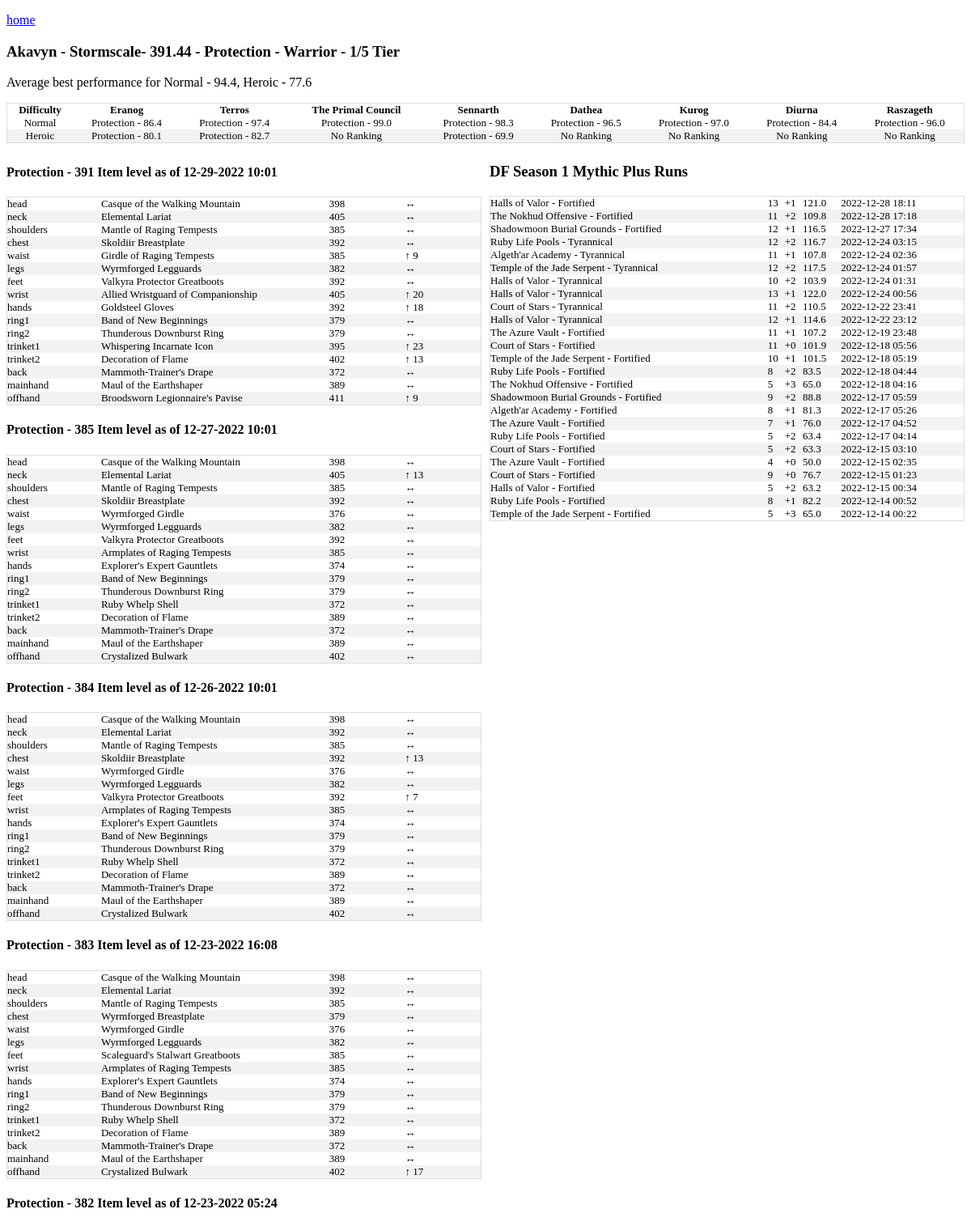
Screenshot of /us/Stormscale/Akavyn (upper part) with the database file from the repository.
### tables this page shows
CREATE TABLE warcraftlogs_raid_encounter
            (
            character_name text
            ,realm text
            ,region text
            
            ,zone int
            ,partition int
            
            ,encounter_id text
            ,encounter_name text
            ,rankPercent float
            ,medianPercent float
            ,lockedIn int
            ,totalKills int
            ,fastestKill int
            ,allstars_points float
            ,allstars_possiblePoints float
            ,allstars_partition int
            ,allstars_rank int
            ,allstars_region_rank int
            ,allstars_server_rank int
            ,allstars_rank_percent float
            ,allstars_total float
            ,spec text
            ,bestSpec text
            ,bestAmount float
            ,unique_key TEXT
            
            , difficulty text);

CREATE TABLE all_mythic_plus_runs (
    name TEXT
    ,region TEXT
    ,realm TEXT
    ,dungeon TEXT
    ,short_name TEXT
    ,mythic_level int
    ,completed_at TEXT
    ,clear_time_ms INT
    ,num_keystone_upgrades INT
    ,map_challenge_mode_id INT
    ,zone_id INT
    ,score FLOAT
    ,affixes TEXT
    ,URL TEXT 
    ,unique_key TEXT UNIQUE
    ,tyr_or_fort TEXT
    , active_spec_name TEXT, active_spec_role TEXT, class TEXT);

### app.py (the view, shortened to what this page needs)
@app.route('/<region>/<realm>/<character_name>',methods=['POST','GET'])
def character_name(region,realm,character_name):
    conn = create_connection()
    cursor = conn.cursor()
    warcraftlogs_raid = cursor.execute("""
                                        select *
                                        ,round(bestPerformanceAverage,1) as bestPerformanceAverage_round
                                          from warcraftlogs_raid
                                        where
                                        difficulty = 3
                                        and character_name ='{}'
                                        and realm = '{}'
                                        and region = '{}' """.format(character_name,realm,region)).fetchone()
    warcraftlogs_raid_heroic = cursor.execute("""
                                        select *
                                        ,round(bestPerformanceAverage,1) as bestPerformanceAverage_round
                                          from warcraftlogs_raid
                                        where
                                        difficulty = 4
                                        and character_name ='{}'
                                        and realm = '{}'
                                        and region = '{}' """.format(character_name,realm,region)).fetchone()
    warcraftlogs_encounters = cursor.execute("""select *
                                        ,round(rankPercent,1) as rankPercent_rounded
                                        from warcraftlogs_raid_encounter
                                        where difficulty = 3
                                        and character_name ='{}'
                                        and realm = '{}'
                                        and region = '{}' """.format(character_name,realm,region)).fetchall()
    warcraftlogs_encounters_heroic = cursor.execute("""select *
                                        ,round(rankPercent,1) as rankPercent_rounded
                                        from warcraftlogs_raid_encounter
                                        where difficulty = 4
                                        and character_name ='{}'
                                        and realm = '{}'
                                        and region = '{}' """.format(character_name,realm,region)).fetchall()
    distinct_crawl_dates = cursor.execute("""select distinct active_spec_role
                                        ,active_spec_name
                                        ,last_crawled_at as last_crawled_cleansed
                                        ,last_crawled_at
                                        ,equipped_item_level
                                        from character_gear_ext
                                        where name = '{}'
                                            and realm = '{}'
                                            and region = '{}'

                                        order by last_crawled_at desc
                                            """.format(character_name,realm,region)).fetchall()
    results = cursor.execute("""select *
                            from character_gear_ext
                            where name = '{}'
                                and realm = '{}'
                                and region = '{}'
                            and item_slot not in ('tabard','shirt')
                                """.format(character_name,realm,region))
    data = results.fetchall()
    all_mythic_plus_runs = cursor.execute("""select *
                                    ,strftime('%Y-%m-%d %H:%M',completed_at) as completed_at_cleansed
                                    from all_mythic_plus_runs
                                    where name = '{}'
                                        and realm = '{}'
                                        and region = '{}'
                                    and strftime('%Y-%m-%d %H:%M',completed_at) >= '2022-12-01 00:00'
                                    order by completed_at desc
                                        """.format(character_name,realm,region)).fetchall()
    character = cursor.execute("""select name
                            ,realm
                            ,region
                            ,active_spec_name
                            ,class
                            ,round(avg(derived_item_level),2) as derived_item_level
                            ,sum(is_tier) as number_of_tier
                            from character_gear_ext
                            where name = '{}'
                                and realm = '{}'
                                and region = '{}'
                            and item_slot not in ('tabard','shirt')
                            and last_crawled_at = (select max(last_crawled_at) from character_gear_ext)
                            group by name,realm,region,active_spec_name,class
                                """.format(character_name,realm,region)).fetchone()
    return render_template('character.html',warcraftlogs_encounters_heroic=warcraftlogs_encounters_heroic,warcraftlogs_raid_heroic=warcraftlogs_raid_heroic,warcraftlogs_raid=warcraftlogs_raid,warcraftlogs_encounters=warcraftlogs_encounters,data=data,character=character,distinct_crawl_dates=distinct_crawl_dates,all_mythic_plus_runs=all_mythic_plus_runs)

### app.py (called while the page is built)
def create_connection():
    conn = None
    try:
        file ="/home/terrysey/MythicPlus/mplus.db"
        conn = sqlite3.connect(file
        ,detect_types=sqlite3.PARSE_DECLTYPES)
        conn.row_factory=sqlite3.Row
        return conn
    except Error as e:
        print(e)
        try:
            file="/Users/terryseyler/git/mythicplus/mplus.db"
            conn = sqlite3.connect(file
            ,detect_types=sqlite3.PARSE_DECLTYPES)
            conn.row_factory=sqlite3.Row
            return conn
        except Error as e:
            print(e)
            try:
                file="C:/Users/tlsey/git/MythicPlus/mplus.db"
                conn = sqlite3.connect(file
                ,detect_types=sqlite3.PARSE_DECLTYPES)
                conn.row_factory=sqlite3.Row
                return conn
            except Error as e:
                print(e)

### templates/character.html
<!doctype html>
<link rel="stylesheet" href="{{ url_for('static', filename='style.css') }}">
<html>
<p><a href="{{url_for('index')}}">home</a></p>
<h3>{{ character['name'] }} - {{ character['realm'] }}- {{ character['derived_item_level'] }} - {{ character['active_spec_name'] }} - {{character['class']}} - {{ character['number_of_tier'] }}/5 Tier</h3>
<div>
<p>Average best performance for Normal - {{ warcraftlogs_raid['bestPerformanceAverage_round']}}, Heroic - {{ warcraftlogs_raid_heroic['bestPerformanceAverage_round']}}</p>
  <table class="parse">
    <thead>
      <th>Difficulty</th>
      <th>Eranog</th>
      <th>Terros</th>
      <th>The Primal Council</th>
      <th>Sennarth</th>
      <th>Dathea</th>
      <th>Kurog</th>
      <th>Diurna</th>
      <th>Raszageth</th>
    </thead>
    <tr>
    <td>Normal</td>
    {% for encounter in warcraftlogs_encounters %}
      {% if encounter['rankPercent'] %}
      <td>{{ encounter['bestSpec'] }} - {{ encounter['rankPercent_rounded'] }}</td>
      {% else %}
      <td>No Ranking</td>
      {% endif %}
    {% endfor %}
    </tr>
    <tr>
      <td>Heroic</td>
      {% for encounter in warcraftlogs_encounters_heroic %}
        {% if encounter['rankPercent'] %}
        <td>{{ encounter['bestSpec'] }} - {{ encounter['rankPercent_rounded'] }}</td>
        {% else %}
        <td>No Ranking</td>
        {% endif %}
      {% endfor %}
      </tr>
  </table>
</div>
<div class="row">
<div class ="column">
{% for date in distinct_crawl_dates %}
<h4>{{ date['active_spec_name'] }} - {{date['equipped_item_level']}} Item level as of {{date['last_crawled_cleansed'] }}</h4>
<table class="character">
{% for item in data %}
{% if item['last_crawled_at'] == date['last_crawled_at'] %}
<tr>
  <td width="5%">{{ item['item_slot'] }}</td>
  <td width="15%">{{ item['item_name'] }}</td>
  <td width="5%">{{ item['item_level'] }}</td>
{% if item['slot_item_level_change'] > 0 %}
  <td width="5%">&uarr; {{ item['slot_item_level_change']}}</td>
{% elif item['slot_item_level_change'] < 0 %}
  <td width="5%">&darr;{{ item['slot_item_level_change']}}</td>
{% else %}
  <td width="5%">&harr;</td>
{% endif %}
</tr>
{% endif %}
{% endfor %}
</table>
{% endfor %}
</div>
<div class="column">
<h3>DF Season 1 Mythic Plus Runs</h3>
  <table class="character">
  {% for dungeon in all_mythic_plus_runs %}
  <tr>
    <td>{{ dungeon['dungeon'] }} - {{dungeon['tyr_or_fort']}}</td>
    <td>{{ dungeon['mythic_level'] }}</td>
    <td>+{{ dungeon['num_keystone_upgrades'] }}</td>
    <td>{{ dungeon['score'] }}</td>
    <td>{{ dungeon['completed_at_cleansed'] }}</td>
  </tr>
  {% endfor %}
</table>
</div>
</div>

### static/style.css (style rules this page uses)
th, td { text-align: left; vertical-align:top; padding: 0px; font-size: 13px; }
table.parse { border-collapse: collapse; border-spacing: 0; width: 100%; border: 1px solid #ddd; }
.parse td,th { text-align:center }
table.character { border-collapse: collapse; border-spacing: 0; width: 100%; border: 1px solid #ddd; }
tr:nth-child(even) { background-color: #f2f2f2; }
.row { display: flex; margin-left:-5px; margin-right:-5px; }
.column { flex: 50%; padding: 5px; }

### rows the page displays
warcraftlogs_raid_encounter: bestSpec "Protection", rankPercent_rounded "86.4"
warcraftlogs_raid_encounter: bestSpec "Protection", rankPercent_rounded "97.4"
warcraftlogs_raid_encounter: bestSpec "Protection", rankPercent_rounded "99.0"
warcraftlogs_raid_encounter: bestSpec "Protection", rankPercent_rounded "98.3"
warcraftlogs_raid_encounter: bestSpec "Protection", rankPercent_rounded "96.5"
warcraftlogs_raid_encounter: bestSpec "Protection", rankPercent_rounded "97.0"
warcraftlogs_raid_encounter: bestSpec "Protection", rankPercent_rounded "84.4"
warcraftlogs_raid_encounter: bestSpec "Protection", rankPercent_rounded "96.0"
warcraftlogs_raid_encounter: bestSpec "Protection", rankPercent_rounded "80.1"
warcraftlogs_raid_encounter: bestSpec "Protection", rankPercent_rounded "82.7"
warcraftlogs_raid_encounter: shows "No Ranking"
warcraftlogs_raid_encounter: bestSpec "Protection", rankPercent_rounded "69.9"
warcraftlogs_raid_encounter: shows "No Ranking"
warcraftlogs_raid_encounter: shows "No Ranking"
warcraftlogs_raid_encounter: shows "No Ranking"
warcraftlogs_raid_encounter: shows "No Ranking"
all_mythic_plus_runs: dungeon "Halls of Valor", tyr_or_fort "Fortified", mythic_level "13", num_keystone_upgrades "1", score "121.0", completed_at_cleansed "2022-12-28 18:11"
all_mythic_plus_runs: dungeon "The Nokhud Offensive", tyr_or_fort "Fortified", mythic_level "11", num_keystone_upgrades "2", score "109.8", completed_at_cleansed "2022-12-28 17:18"
all_mythic_plus_runs: dungeon "Shadowmoon Burial Grounds", tyr_or_fort "Fortified", mythic_level "12", num_keystone_upgrades "1", score "116.5", completed_at_cleansed "2022-12-27 17:34"
all_mythic_plus_runs: dungeon "Ruby Life Pools", tyr_or_fort "Tyrannical", mythic_level "12", num_keystone_upgrades "2", score "116.7", completed_at_cleansed "2022-12-24 03:15"
all_mythic_plus_runs: dungeon "Algeth'ar Academy", tyr_or_fort "Tyrannical", mythic_level "11", num_keystone_upgrades "1", score "107.8", completed_at_cleansed "2022-12-24 02:36"
all_mythic_plus_runs: dungeon "Temple of the Jade Serpent", tyr_or_fort "Tyrannical", mythic_level "12", num_keystone_upgrades "2", score "117.5", completed_at_cleansed "2022-12-24 01:57"
all_mythic_plus_runs: dungeon "Halls of Valor", tyr_or_fort "Tyrannical", mythic_level "10", num_keystone_upgrades "2", score "103.9", completed_at_cleansed "2022-12-24 01:31"
all_mythic_plus_runs: dungeon "Halls of Valor", tyr_or_fort "Tyrannical", mythic_level "13", num_keystone_upgrades "1", score "122.0", completed_at_cleansed "2022-12-24 00:56"
all_mythic_plus_runs: dungeon "Court of Stars", tyr_or_fort "Tyrannical", mythic_level "11", num_keystone_upgrades "2", score "110.5", completed_at_cleansed "2022-12-22 23:41"
all_mythic_plus_runs: dungeon "Halls of Valor", tyr_or_fort "Tyrannical", mythic_level "12", num_keystone_upgrades "1", score "114.6", completed_at_cleansed "2022-12-22 23:12"
all_mythic_plus_runs: dungeon "The Azure Vault", tyr_or_fort "Fortified", mythic_level "11", num_keystone_upgrades "1", score "107.2", completed_at_cleansed "2022-12-19 23:48"
all_mythic_plus_runs: dungeon "Court of Stars", tyr_or_fort "Fortified", mythic_level "11", num_keystone_upgrades "0", score "101.9", completed_at_cleansed "2022-12-18 05:56"
all_mythic_plus_runs: dungeon "Temple of the Jade Serpent", tyr_or_fort "Fortified", mythic_level "10", num_keystone_upgrades "1", score "101.5", completed_at_cleansed "2022-12-18 05:19"
all_mythic_plus_runs: dungeon "Ruby Life Pools", tyr_or_fort "Fortified", mythic_level "8", num_keystone_upgrades "2", score "83.5", completed_at_cleansed "2022-12-18 04:44"
all_mythic_plus_runs: dungeon "The Nokhud Offensive", tyr_or_fort "Fortified", mythic_level "5", num_keystone_upgrades "3", score "65.0", completed_at_cleansed "2022-12-18 04:16"
all_mythic_plus_runs: dungeon "Shadowmoon Burial Grounds", tyr_or_fort "Fortified", mythic_level "9", num_keystone_upgrades "2", score "88.8", completed_at_cleansed "2022-12-17 05:59"
all_mythic_plus_runs: dungeon "Algeth'ar Academy", tyr_or_fort "Fortified", mythic_level "8", num_keystone_upgrades "1", score "81.3", completed_at_cleansed "2022-12-17 05:26"
all_mythic_plus_runs: dungeon "The Azure Vault", tyr_or_fort "Fortified", mythic_level "7", num_keystone_upgrades "1", score "76.0", completed_at_cleansed "2022-12-17 04:52"
all_mythic_plus_runs: dungeon "Ruby Life Pools", tyr_or_fort "Fortified", mythic_level "5", num_keystone_upgrades "2", score "63.4", completed_at_cleansed "2022-12-17 04:14"
all_mythic_plus_runs: dungeon "Court of Stars", tyr_or_fort "Fortified", mythic_level "5", num_keystone_upgrades "2", score "63.3", completed_at_cleansed "2022-12-15 03:10"
all_mythic_plus_runs: dungeon "The Azure Vault", tyr_or_fort "Fortified", mythic_level "4", num_keystone_upgrades "0", score "50.0", completed_at_cleansed "2022-12-15 02:35"
all_mythic_plus_runs: dungeon "Court of Stars", tyr_or_fort "Fortified", mythic_level "9", num_keystone_upgrades "0", score "76.7", completed_at_cleansed "2022-12-15 01:23"
all_mythic_plus_runs: dungeon "Halls of Valor", tyr_or_fort "Fortified", mythic_level "5", num_keystone_upgrades "2", score "63.2", completed_at_cleansed "2022-12-15 00:34"
all_mythic_plus_runs: dungeon "Ruby Life Pools", tyr_or_fort "Fortified", mythic_level "8", num_keystone_upgrades "1", score "82.2", completed_at_cleansed "2022-12-14 00:52"
all_mythic_plus_runs: dungeon "Temple of the Jade Serpent", tyr_or_fort "Fortified", mythic_level "5", num_keystone_upgrades "3", score "65.0", completed_at_cleansed "2022-12-14 00:22"

### other values shown
{{ character['name'] }} "Akavyn"
{{ character['realm'] }} "Stormscale"
{{ character['derived_item_level'] }} "391.44"
{{ character['active_spec_name'] }} "Protection"
{{ character['class'] }} "Warrior"
{{ character['number_of_tier'] }} "1"
{{ warcraftlogs_raid['bestPerformanceAverage_round'] }} "94.4"
{{ warcraftlogs_raid_heroic['bestPerformanceAverage_round'] }} "77.6"
{{ date['active_spec_name'] }} "Protection" "Protection" "Protection" "Protection" "Protection"
{{ date['equipped_item_level'] }} "391" "385" "384" "383" "382"
{{ date['last_crawled_cleansed'] }} "12-29-2022 10:01" "12-27-2022 10:01" "12-26-2022 10:01" "12-23-2022 16:08" "12-23-2022 05:24"
{{ item['item_slot'] }} "head" "neck" "shoulders" "chest" "waist" "legs" "feet" "wrist" "hands" "ring1" "ring2" "trinket1" "trinket2" "back" "mainhand" "offhand" "head" "neck" "shoulders" "chest" "waist" "legs" "feet" "wrist" "hands" "ring1" "ring2" "trinket1" "trinket2" "back" "mainhand" "offhand" "head" "neck" "shoulders" "chest" "waist" "legs" "feet" "wrist" "hands" "ring1" "ring2" "trinket1" "trinket2" "back" "mainhand" "offhand" "head" "neck" "shoulders" "chest" "waist" "legs" "feet" "wrist" "hands" "ring1" "ring2" "trinket1" "trinket2" "back" "mainhand" "offhand"
{{ item['item_name'] }} "Casque of the Walking Mountain" "Elemental Lariat" "Mantle of Raging Tempests" "Skoldiir Breastplate" "Girdle of Raging Tempests" "Wyrmforged Legguards" "Valkyra Protector Greatboots" "Allied Wristguard of Companionship" "Goldsteel Gloves" "Band of New Beginnings" "Thunderous Downburst Ring" "Whispering Incarnate Icon" "Decoration of Flame" "Mammoth-Trainer's Drape" "Maul of the Earthshaper" "Broodsworn Legionnaire's Pavise" "Casque of the Walking Mountain" "Elemental Lariat" "Mantle of Raging Tempests" "Skoldiir Breastplate" "Wyrmforged Girdle" "Wyrmforged Legguards" "Valkyra Protector Greatboots" "Armplates of Raging Tempests" "Explorer's Expert Gauntlets" "Band of New Beginnings" "Thunderous Downburst Ring" "Ruby Whelp Shell" "Decoration of Flame" "Mammoth-Trainer's Drape" "Maul of the Earthshaper" "Crystalized Bulwark" "Casque of the Walking Mountain" "Elemental Lariat" "Mantle of Raging Tempests" "Skoldiir Breastplate" "Wyrmforged Girdle" "Wyrmforged Legguards" "Valkyra Protector Greatboots" "Armplates of Raging Tempests" "Explorer's Expert Gauntlets" "Band of New Beginnings" "Thunderous Downburst Ring" "Ruby Whelp Shell" "Decoration of Flame" "Mammoth-Trainer's Drape" "Maul of the Earthshaper" "Crystalized Bulwark" "Casque of the Walking Mountain" "Elemental Lariat" "Mantle of Raging Tempests" "Wyrmforged Breastplate" "Wyrmforged Girdle" "Wyrmforged Legguards" "Scaleguard's Stalwart Greatboots" "Armplates of Raging Tempests" "Explorer's Expert Gauntlets" "Band of New Beginnings" "Thunderous Downburst Ring" "Ruby Whelp Shell" "Decoration of Flame" "Mammoth-Trainer's Drape" "Maul of the Earthshaper" "Crystalized Bulwark"
{{ item['item_level'] }} "398" "405" "385" "392" "385" "382" "392" "405" "392" "379" "379" "395" "402" "372" "389" "411" "398" "405" "385" "392" "376" "382" "392" "385" "374" "379" "379" "372" "389" "372" "389" "402" "398" "392" "385" "392" "376" "382" "392" "385" "374" "379" "379" "372" "389" "372" "389" "402" "398" "392" "385" "379" "376" "382" "385" "385" "374" "379" "379" "372" "389" "372" "389" "402"
{{ item['slot_item_level_change'] }} "9" "20" "18" "23" "13" "9" "13" "13" "7" "17"
